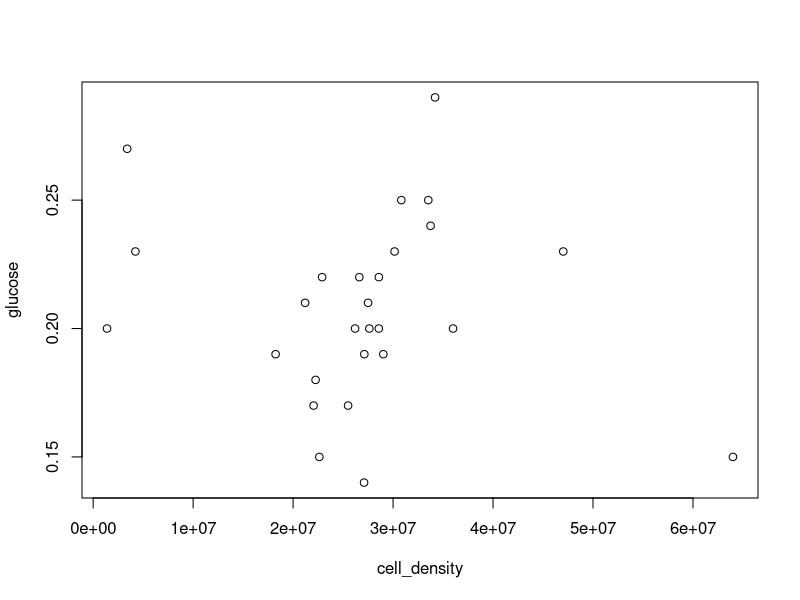
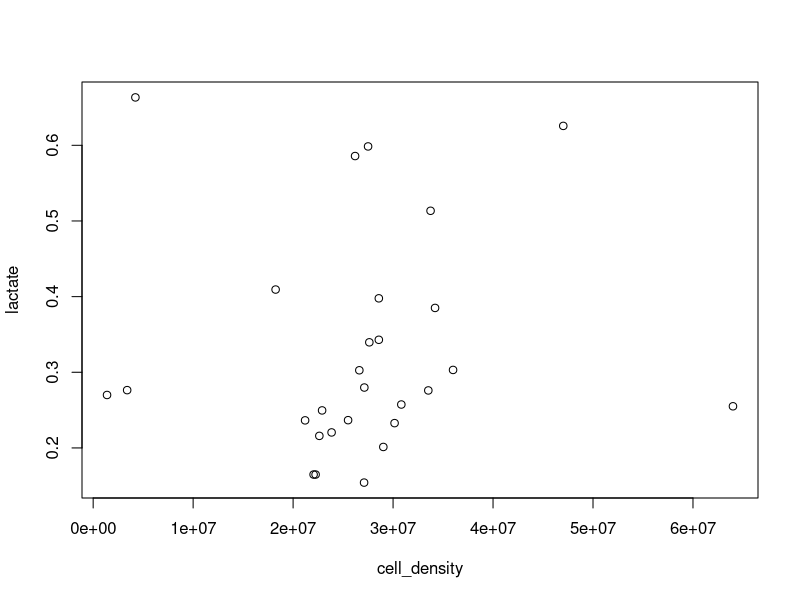
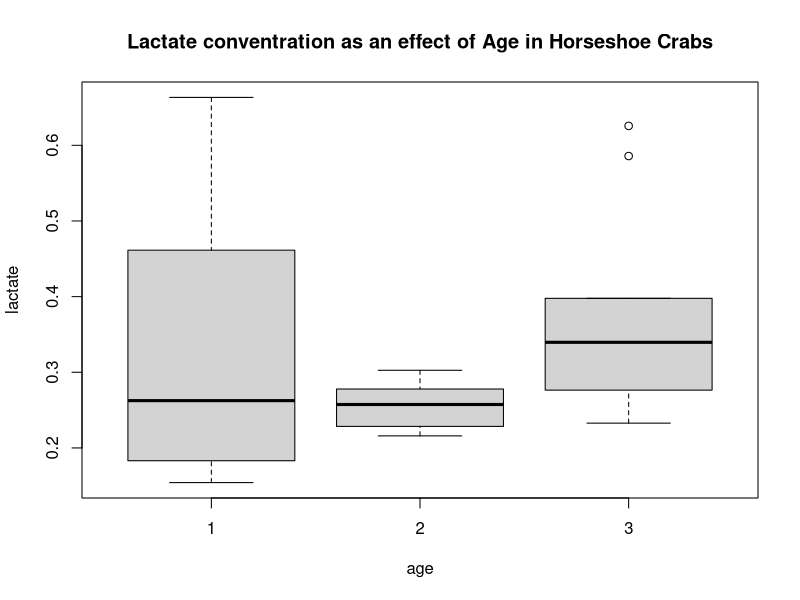
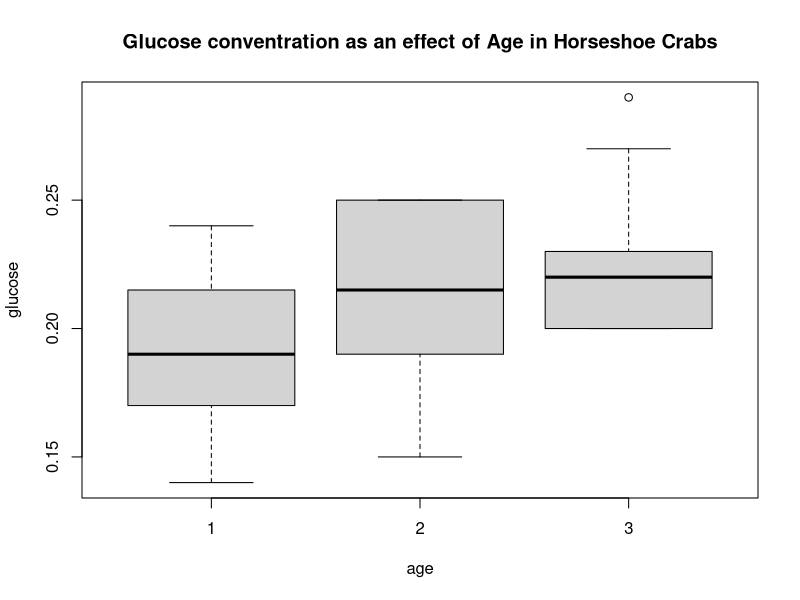

These charts were generated, in order, by the following R code:
## ---- chunk 1

hemo_dat <- read.csv("data/hsc_hemo_dat.csv")

## ---- chunk 2

plot(glucose~ cell_density, data = hemo_dat)
plot(lactate ~ cell_density, data = hemo_dat)

## ---- chunk 3

boxplot(lactate ~ age, data = hemo_dat,
        main = "Lactate conventration as an effect of Age in Horseshoe Crabs")

## ---- chunk 4
boxplot(glucose ~ age, data = hemo_dat,
        main = "Glucose conventration as an effect of Age in Horseshoe Crabs")
